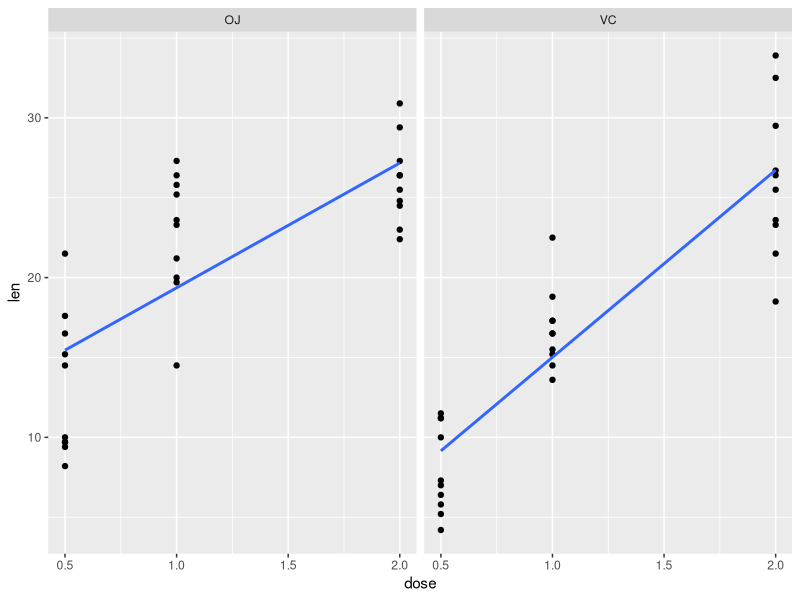
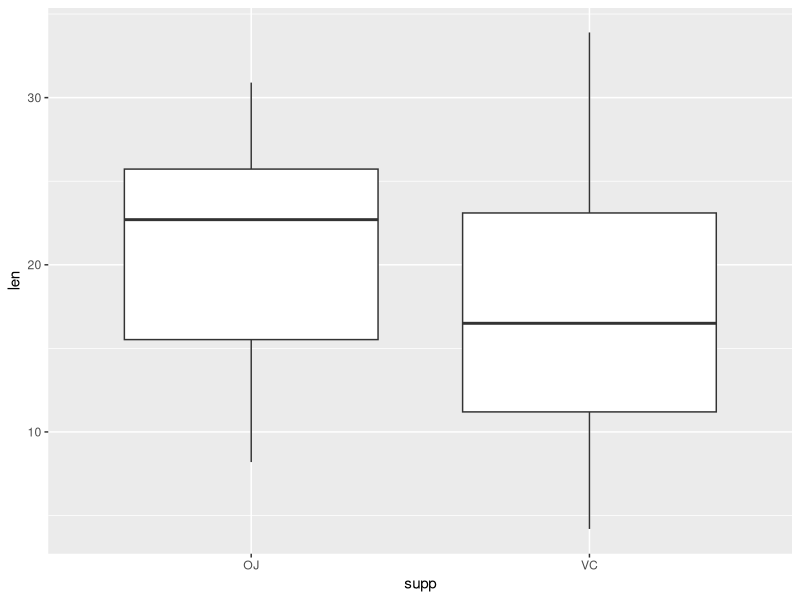

The R source for these figures, in order:
## ---- chunk 1
# load data
library(datasets)
data(ToothGrowth)

# exploratory plot
library(ggplot2)
reg_plot = ggplot(data = ToothGrowth, aes(x = dose, y = len))
reg_plot = reg_plot + geom_point()
reg_plot = reg_plot + stat_smooth(method = "lm", se = F)
reg_plot = reg_plot + facet_grid(.~supp)
print(reg_plot)
box_plot = ggplot(data = ToothGrowth, aes(x = supp, y = len))
box_plot = box_plot + geom_boxplot()
print(box_plot)
